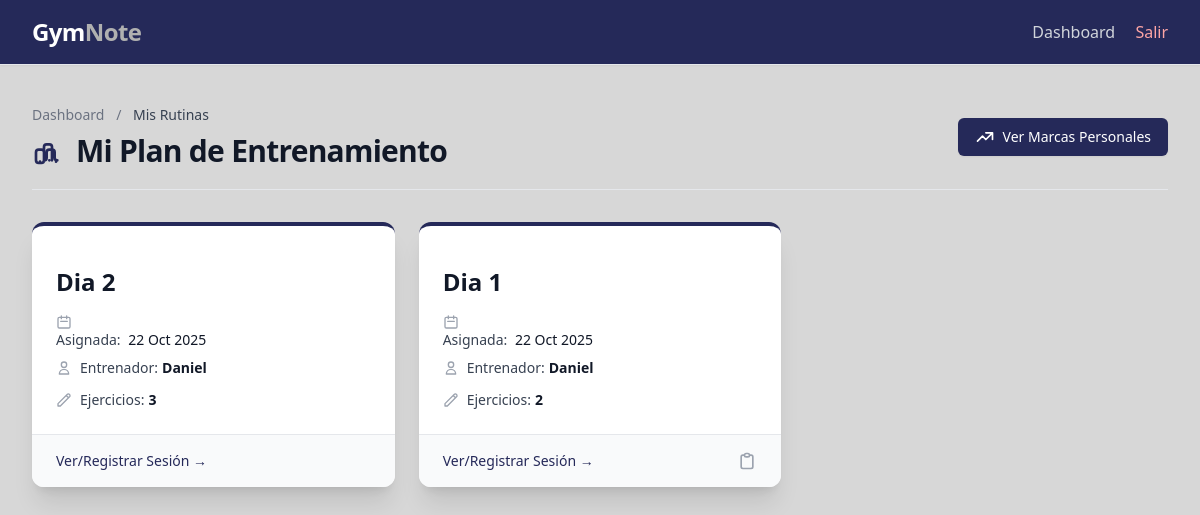
The app's page /mis-rutinas/ (signed in) with its own data.
### core/models.py (models this page shows, shortened)
class Entrenamiento(models.Model):
    entrenador = models.ForeignKey(
        PerfilUsuario,
        on_delete=models.CASCADE,
        limit_choices_to={'tipo': 'entrenador'},  # Restringe la selección a usuarios con rol de entrenador.
        related_name='entrenamientos_creados'
    )
    atleta = models.ForeignKey(
        PerfilUsuario,
        on_delete=models.CASCADE,
        limit_choices_to={'tipo': 'atleta'},  # Restringe la selección a usuarios con rol de atleta.
        related_name='entrenamientos'
    )
    nombre = models.CharField(max_length=150, help_text="Nombre del entrenamiento")
    notas = models.TextField(blank=True, help_text="Notas o comentarios del entrenamiento")
    ejercicios = models.ManyToManyField(
        Ejercicio,
        through='DetalleEntrenamiento',
        related_name='entrenamientos'
    )
    created_at = models.DateTimeField(auto_now_add=True)
    updated_at = models.DateTimeField(auto_now=True)
    class Meta:
        verbose_name = "Entrenamiento"
        verbose_name_plural = "Entrenamientos"
        ordering = ["-created_at"]  # Orden descendente por fecha de creación.

class PerfilUsuario(models.Model):
    TIPO_USUARIO = [
        ('entrenador', 'Entrenador'),
        ('atleta', 'Atleta'),
    ]
    user = models.OneToOneField(
        User,
        on_delete=models.CASCADE,
        related_name='perfil'  # Permite acceder al perfil mediante user.perfil
    )
    tipo = models.CharField(max_length=20, choices=TIPO_USUARIO)
    nombre = models.CharField(max_length=100)
    email = models.EmailField(unique=True)
    peso = models.DecimalField(
        max_digits=5,
        decimal_places=2,
        null=True,
        blank=True,
        help_text="Peso en kilogramos (solo atletas)"
    )
    entrenador = models.ForeignKey(
        'self',
        on_delete=models.SET_NULL,
        null=True,
        blank=True,
        related_name='atletas',
        help_text="Entrenador asignado (solo para atletas)"
    )
    class Meta:
        verbose_name = "Perfil de Usuario"
        verbose_name_plural = "Perfiles de Usuarios"
        ordering = ["nombre"]

### core/views.py (the view)
# urls.py: path("mis-rutinas/", MisRutinasListView.as_view(), name="mis_rutinas"),
class MisRutinasListView(LoginRequiredMixin, ListView):
    model = Entrenamiento
    template_name = "core/atleta/mis_rutinas.html"
    context_object_name = "rutinas"
    def get_queryset(self):
        return Entrenamiento.objects.filter(atleta=self.request.user.perfil)

### templates/core/atleta/mis_rutinas.html (shortened to what this page needs)
{% extends "base.html" %}
{% block content %}
<div class="max-w-7xl mx-auto">
    <div class="flex flex-col sm:flex-row justify-between items-start sm:items-center mb-8 border-b border-gray-200 pb-5">
        <div>
            <nav class="text-sm mb-2 text-gray-500">
                <a href="{% url 'dashboard' %}" class="hover:text-primary">Dashboard</a>
                <span class="mx-2">/</span>
                <span class="text-gray-700 font-medium">Mis Rutinas</span>
            </nav>
            <h1 class="text-3xl font-extrabold text-gray-900 tracking-tight flex items-center">
                Mi Plan de Entrenamiento
            </h1>
        </div>
        <a href="{% url 'marcas_personales' %}"
           class="mt-4 sm:mt-0 inline-flex items-center px-4 py-2 border border-transparent text-sm font-medium rounded-md shadow-sm text-white bg-primary hover:bg-indigo-700 transition duration-150 focus:outline-none focus:ring-2 focus:ring-offset-2 focus:ring-primary">
            <svg class="w-5 h-5 mr-2" fill="none" stroke="currentColor" viewBox="0 0 24 24">
                <path stroke-linecap="round" stroke-linejoin="round" stroke-width="2" d="M13 7h8m0 0v8m0-8l-8 8-4-4-6 6"></path>
            </svg>
            Ver Marcas Personales
        </a>
    </div>
    {% if rutinas %}
        <div class="grid grid-cols-1 gap-6 md:grid-cols-2 lg:grid-cols-3">
            {% for rutina in rutinas %}
                <div class="bg-white overflow-hidden shadow-xl rounded-xl transition duration-300 transform hover:shadow-2xl hover:-translate-y-1 border-t-4 border-primary">
                    <div class="p-6">
                        <h2 class="mt-4 text-2xl font-bold text-gray-900 truncate">
                            {{ rutina.nombre }}
                        </h2>
                        <dl class="mt-4 space-y-2 text-sm text-gray-600">
                            <div classs="flex items-center">
                                <svg class="flex-shrink-0 mr-2 h-4 w-4 text-gray-400" fill="none" stroke="currentColor" viewBox="0 0 24 24"><path stroke-linecap="round" stroke-linejoin="round" stroke-width="2" d="M8 7V3m8 4V3m-9 8h10M5 21h14a2 2 0 002-2V7a2 2 0 00-2-2H5a2 2 0 00-2 2v12a2 2 0 002 2z"></path></svg>
                                <span class="font-medium mr-1 text-gray-700">Asignada:</span>
                                <span class="text-gray-900">{{ rutina.created_at|date:"d M Y" }}</span>
                            </div>
                            <div class="flex items-center">
                                <svg class="flex-shrink-0 mr-2 h-4 w-4 text-gray-400" fill="none" stroke="currentColor" viewBox="0 0 24 24"><path stroke-linecap="round" stroke-linejoin="round" stroke-width="2" d="M16 7a4 4 0 11-8 0 4 4 0 018 0zM12 14a7 7 0 00-7 7h14a7 7 0 00-7-7z"></path></svg>
                                <span class="font-medium mr-1 text-gray-700">Entrenador:</span>
                                <span class="text-gray-900 font-semibold">{{ rutina.entrenador.nombre }}</span>
                            </div>
                            <div class="flex items-start pt-1">
                                <svg class="flex-shrink-0 mt-0.5 mr-2 h-4 w-4 text-gray-400" fill="none" stroke="currentColor" viewBox="0 0 24 24"><path stroke-linecap="round" stroke-linejoin="round" stroke-width="2" d="M15.232 5.232l3.536 3.536m-2.036-5.036a2.5 2.5 0 113.536 3.536L6.5 21.036H3v-3.572L16.732 3.732z"></path></svg>
                                <span class="font-medium mr-1 text-gray-700">Ejercicios:</span>
                                <span class="text-gray-900 font-semibold">{{ rutina.detalles.count }}</span>
                            </div>
                        </dl>
                    </div>
                    <div class="border-t border-gray-200 px-6 py-4 bg-gray-50 flex justify-between items-center">
                        <a href="{% url 'detalle_rutina' pk=rutina.pk %}"
                           class="text-sm font-medium text-primary hover:text-indigo-700 transition">
                            Ver/Registrar Sesión &rarr;
                        </a>
                        {% if rutina.notas %}
                            <span title="Esta rutina tiene notas del entrenador" class="text-gray-400 hover:text-primary transition">
                                <svg class="w-5 h-5" fill="none" stroke="currentColor" viewBox="0 0 24 24"><path stroke-linecap="round" stroke-linejoin="round" stroke-width="2" d="M9 5H7a2 2 0 00-2 2v12a2 2 0 002 2h10a2 2 0 002-2V7a2 2 0 00-2-2h-2M9 5a2 2 0 002 2h2a2 2 0 002-2M9 5a2 2 0 012-2h2a2 2 0 012 2"></path></svg>
                            </span>
                        {% endif %}
                    </div>
                </div>
            {% endfor %}
        </div>
    {% endif %}
</div>
{% endblock content %}

### records on screen
Entrenamiento: nombre "Dia 2", created_at "22 Oct 2025", entrenador.nombre "Daniel", detalles.count "3"
Entrenamiento: nombre "Dia 1", created_at "22 Oct 2025", entrenador.nombre "Daniel", detalles.count "2"
